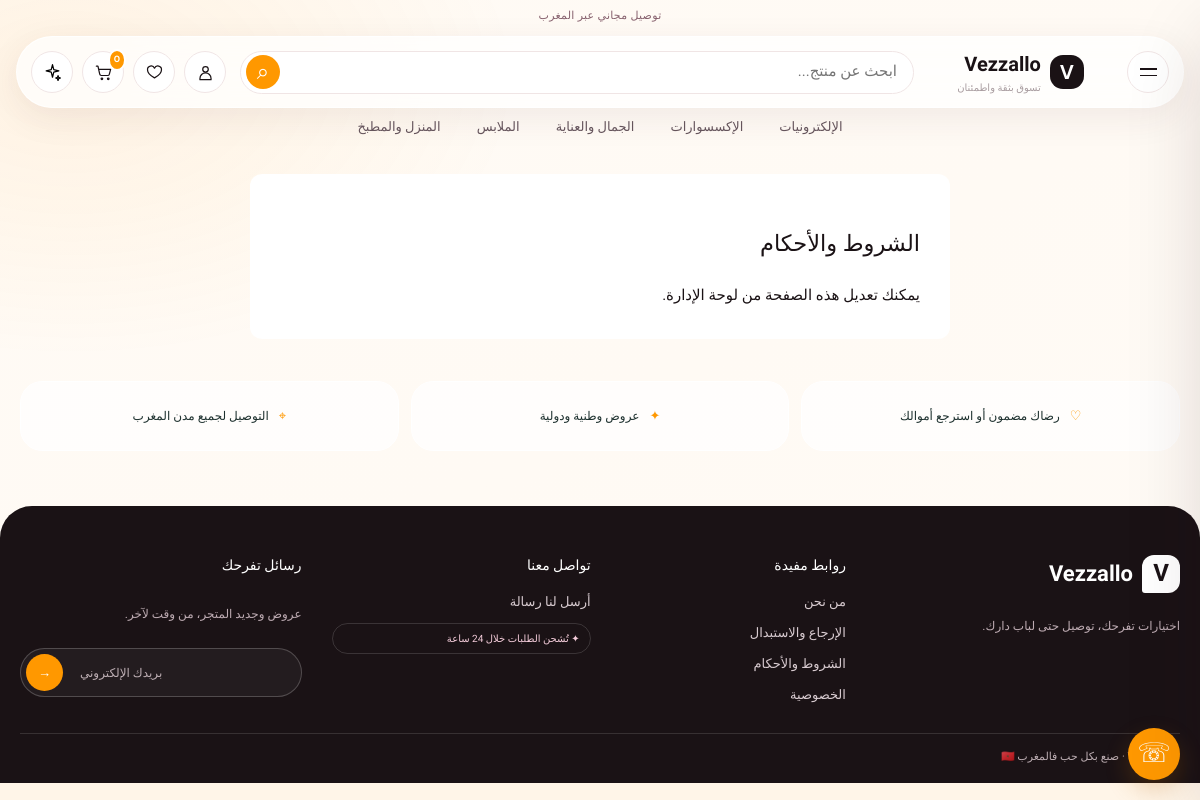
The app's page /p/terms with its own data.
### app.py (models this page shows)
class StoreSetting(db.Model):
    key = db.Column(db.String(100), primary_key=True)
    value = db.Column(db.Text, default="")

class Category(db.Model):
    id = db.Column(db.Integer, primary_key=True)
    name = db.Column(db.String(80), unique=True, nullable=False)
    slug = db.Column(db.String(100), unique=True, nullable=False, default="")
    name_ar = db.Column(db.String(120), nullable=False)
    name_fr = db.Column(db.String(120), default="")
    icon = db.Column(db.String(24), default="✦")
    image_url = db.Column(db.String(500), default="/static/placeholder.png")
    sort_order = db.Column(db.Integer, default=0)
    products = db.relationship("Product", backref="category", lazy=True)

class StorePage(db.Model):
    slug = db.Column(db.String(80), primary_key=True)
    title = db.Column(db.String(180), nullable=False)
    body = db.Column(db.Text, default="")

### app.py (the view)
@app.get("/p/<slug>")
def page(slug):
    page_data = db.session.get(StorePage, slug)
    if not page_data:
        abort(404)
    return render_template("page.html", page_data=page_data)

### app.py (called while the page is built, shortened)
def setting(key, default=""):
    item = db.session.get(StoreSetting, key)
    return item.value if item else default

def theme_color(key, default):
    value = setting(key, default)
    return value if re.fullmatch(r"#[0-9a-fA-F]{6}", value) else default

def get_cart_items():
    data = session.get("cart", {})
    try:
        ids = [int(key) for key in data]
    except (TypeError, ValueError):
        ids = []
    products = Product.query.filter(Product.id.in_(ids), Product.is_active.is_(True)).all() if ids else []
    lookup = {product.id: product for product in products}
    items = []
    return items

def translate(key):
    arabic, french = TRANSLATIONS.get(key, (key, key))
    return french if session.get("language") == "fr" else arabic

@app.before_request
def save_utm():
    for key in ("utm_source", "utm_medium", "utm_campaign", "utm_term", "utm_content"):
        if request.args.get(key):
            session.setdefault("utm", {})[key] = request.args[key]

### templates/page.html
{% extends "base.html" %}{% block title %}{{ page_data.title }} — {{ store_name }}{% endblock %}{% block content %}<article class="container content-page"><h1>{{ page_data.title }}</h1><div>{{ page_data.body|e|replace('\n','<br>')|safe }}</div></article>{% endblock %}

### templates/base.html (shortened to what this page needs)
<!doctype html>
<html lang="{{ 'ar' if request.endpoint and request.endpoint.startswith('admin') else language }}" dir="{{ 'rtl' if language == 'ar' or (request.endpoint and request.endpoint.startswith('admin')) else 'ltr' }}">
<head>
  <link rel="stylesheet" href="{{ url_for('static', filename='style.css') }}">
  <link rel="stylesheet" href="{{ url_for('static', filename='marketplace.css') }}">
  <link rel="stylesheet" href="{{ url_for('static', filename='premium.css') }}">
</head>
<body style="--store-primary: {{ theme_primary }}; --teal: {{ theme_primary }}; --teal-dark: color-mix(in srgb, {{ theme_primary }} 84%, black); --premium-accent: {{ theme_accent }}; --premium-paper: {{ theme_background }}; --premium-accent-soft: color-mix(in srgb, {{ theme_accent }} 14%, white)">
  <div class="announcement">{{ store_setting('announcement_fr', 'Livraison gratuite partout au Maroc') if language == 'fr' else store_setting('announcement', 'توصيل مجاني إلى جميع أنحاء المغرب') }}</div>
  <header class="premium-header">
    <div class="premium-header-inner">
      <button class="mobile-menu-toggle" id="menu-toggle" type="button" aria-label="{{ 'Ouvrir le menu' if language == 'fr' else 'فتح القائمة' }}" aria-expanded="false" aria-controls="nav-bar">
        <span></span><span></span>
      </button>
      <a class="brand premium-brand" href="{{ url_for('index') }}">
        {% if store_setting('logo_url') %}<img class="brand-logo" src="{{ store_setting('logo_url') }}" alt="{{ store_name }}">{% else %}<span class="brand-mark">V</span>{% endif %}
        <span>{{ store_name }}<small>{{ 'Achetez en toute confiance' if language == 'fr' else 'تسوق بثقة واطمئنان' }}</small></span>
      </a>
      <form class="header-search" action="{{ url_for('index') }}" data-search-form>
        <input id="header-search-input" name="q" type="search" autocomplete="off" placeholder="{{ 'Rechercher un produit...' if language == 'fr' else 'ابحث عن منتج...' }}" value="{{ search|default('') }}">
        <button type="submit" aria-label="{{ t('search') }}">⌕</button>
      </form>
      <div class="header-actions premium-actions">
        <a class="icon-button header-account-link" href="{{ url_for('account') if current_user.is_authenticated else url_for('account_login') }}" aria-label="{{ t('account') }}">
          <svg viewBox="0 0 24 24" aria-hidden="true"><circle cx="12" cy="8" r="3.5"/><path d="M5 21v-1.5a7 7 0 0 1 14 0V21Z"/></svg>
        </a>
        <a class="icon-button header-wishlist-link" href="{{ (url_for('account') ~ '#wishlist') if current_user.is_authenticated else url_for('account_login') }}" aria-label="{{ 'Favoris' if language == 'fr' else 'المفضلة' }}">
          <svg viewBox="0 0 24 24" aria-hidden="true"><path d="M20.8 8.8c0 5.2-8.8 10-8.8 10s-8.8-4.8-8.8-10A4.6 4.6 0 0 1 12 6.5a4.6 4.6 0 0 1 8.8 2.3Z"/></svg>
        </a>
        <a class="icon-button" href="{{ url_for('cart') }}" aria-label="{{ t('cart') }}">
          <svg viewBox="0 0 24 24" aria-hidden="true"><path d="M3 4h2l2.2 10.2a2 2 0 0 0 2 1.6h8.2a2 2 0 0 0 1.9-1.4L21 8H6"/><circle cx="10" cy="20" r="1"/><circle cx="18" cy="20" r="1"/></svg>
          <b class="cart-badge">{{ cart_count }}</b>
        </a>
        <button class="icon-button menu-trigger" id="search-toggle" type="button" aria-label="{{ t('search') }}">
          <svg viewBox="0 0 24 24" aria-hidden="true"><path d="m12 2 1.6 6.4L20 10l-6.4 1.6L12 18l-1.6-6.4L4 10l6.4-1.6L12 2Z"/><path d="m19 16 .8 2.2L22 19l-2.2.8L19 22l-.8-2.2L16 19l2.2-.8L19 16Z"/></svg>
        </button>
      </div>
    </div>
    <nav class="desktop-category-nav" aria-label="{{ 'Catégories' if language == 'fr' else 'التصنيفات' }}">
      {% for item in categories %}
      <a href="{{ url_for('index', category=item.slug) }}">{{ item.name_fr if language == 'fr' else {'beauty': 'الجمال والعناية', 'home': 'المنزل والمطبخ'}.get(item.slug, item.name_ar) }}</a>
      {% endfor %}
    </nav>
  </header>
  <main>{% block content %}{% endblock %}</main>
  {% if not request.endpoint or request.endpoint not in ['admin_dashboard', 'admin_settings', 'admin_coupons', 'admin_content', 'admin_customers', 'admin_messages', 'admin_login'] %}
  <section class="trust-row container premium-trust"><div><span>♡</span><b>{{ t('trust_refund') }}</b></div><div><span>✦</span><b>{{ t('trust_offers') }}</b></div><div><span>⌖</span><b>{{ t('trust_delivery') }}</b></div></section>
  {% endif %}
  <footer class="site-footer premium-footer">
    <div class="container footer-grid">
      <div class="footer-intro"><a class="brand footer-brand" href="{{ url_for('index') }}">{% if store_setting('logo_url') %}<img class="brand-logo" src="{{ store_setting('logo_url') }}" alt="{{ store_name }}">{% else %}<span class="brand-mark">V</span>{% endif %}<span>{{ store_name }}</span></a><p>{{ 'Des trouvailles choisies avec soin, livrées chez vous.' if language == 'fr' else 'اختيارات تفرحك، توصيل حتى لباب دارك.' }}</p></div>
      <div><b>{{ 'Liens utiles' if language == 'fr' else 'روابط مفيدة' }}</b><a href="{{ url_for('page', slug='about') }}">{{ 'À propos' if language == 'fr' else 'من نحن' }}</a><a href="{{ url_for('page', slug='returns') }}">{{ 'Retours' if language == 'fr' else 'الإرجاع والاستبدال' }}</a><a href="{{ url_for('page', slug='terms') }}">{{ 'Conditions' if language == 'fr' else 'الشروط والأحكام' }}</a><a href="{{ url_for('page', slug='privacy') }}">{{ 'Confidentialité' if language == 'fr' else 'الخصوصية' }}</a></div>
      <div><b>{{ 'Nous contacter' if language == 'fr' else 'تواصل معنا' }}</b><a href="{{ url_for('contact') }}">{{ 'Formulaire de contact' if language == 'fr' else 'أرسل لنا رسالة' }}</a><span class="dispatch-badge">✦ {{ 'Commandes expédiées sous 24h' if language == 'fr' else 'تُشحن الطلبات خلال 24 ساعة' }}</span></div>
      <div class="newsletter"><b>{{ 'La petite lettre' if language == 'fr' else 'رسائل تفرحك' }}</b><p>{{ 'Nouveautés et offres, de temps en temps.' if language == 'fr' else 'عروض وجديد المتجر، من وقت لآخر.' }}</p><form class="newsletter-form" data-email="{{ store_setting('email') }}" data-not-configured="{{ 'Inscription newsletter indisponible pour le moment.' if language == 'fr' else 'الاشتراك غير متاح حالياً، تواصل معنا عبر واتساب.' }}"><label class="sr-only" for="newsletter-email">{{ 'Votre e-mail' if language == 'fr' else 'بريدك الإلكتروني' }}</label><input id="newsletter-email" type="email" placeholder="{{ 'Votre e-mail' if language == 'fr' else 'بريدك الإلكتروني' }}" required><button type="submit" aria-label="{{ 'S’inscrire' if language == 'fr' else 'اشتراك' }}">→</button></form><small class="newsletter-status" aria-live="polite"></small></div>
    </div>
    <div class="container footer-bottom">© {{ store_name }} · {{ 'Fait avec soin au Maroc' if language == 'fr' else 'صنع بكل حب فالمغرب 🇲🇦' }}</div>
  </footer>
  <a class="whatsapp-float" href="https://wa.me/{{ whatsapp|replace('+','')|replace(' ','') }}" target="_blank" rel="noopener" aria-label="{{ 'WhatsApp' if language == 'fr' else 'تواصل عبر واتساب' }}">☏</a>
</body></html>

### static/style.css (style rules this page uses)
:root { --teal:#087c70;--teal-dark:#064d47;--ink:#1d302e;--muted:#70817e;--line:#e2eae7;--paper:#f5f8f7;--white:#fff;--green:#15834d;font-family:Arial,"Tajawal",sans-serif;color:var(--ink);background:var(--paper);font-synthesis:none }
* { box-sizing:border-box }
body { margin:0;min-width:320px;background:var(--paper);font-size:15px }
a { color:inherit;text-decoration:none }
button,input,select,textarea { font:inherit }
button,a { -webkit-tap-highlight-color:transparent }
.container { width:min(1200px,calc(100% - 36px));margin-inline:auto }
.announcement { min-height:30px;background:var(--teal-dark);color:#fff;text-align:center;padding:7px 12px;font-size:12px }
.brand { display:flex;align-items:center;gap:9px;font-size:22px;font-weight:800;white-space:nowrap }
.brand-mark { height:38px;width:38px;display:grid;place-items:center;border-radius:12px 12px 12px 3px;background:#fff;color:var(--teal);font-size:24px }
.brand small { display:block;font-size:9px;opacity:.75 }
.header-actions { display:flex;align-items:center;gap:18px;font-size:20px }
.header-actions a { position:relative }
.cart-badge { position:absolute;top:-10px;right:-10px;background:#efb647;color:#173c36;border-radius:50%;font-size:11px;min-width:18px;text-align:center;padding:2px }
.mobile-menu-toggle { display:none;background:none;color:white;border:0;font-size:22px }
.trust-row { display:grid;grid-template-columns:repeat(3,1fr);gap:12px;margin-top:36px;margin-bottom:30px }
.trust-row>div { background:white;border-radius:8px;padding:17px;display:flex;gap:10px;align-items:center;color:var(--teal);font-size:18px }
.trust-row b { color:var(--ink);font-size:13px }
.site-footer { background:#103b36;color:#e6f1ee;padding:34px 0 15px;margin-top:32px }
.footer-grid { display:grid;grid-template-columns:2fr 1fr 1fr 1fr;gap:25px }
.footer-grid>div { display:grid;align-content:start;gap:10px;font-size:13px }
.footer-grid p { color:#b5cbc5 }
.footer-brand { color:white }
.footer-bottom { border-top:1px solid #ffffff26;margin-top:25px;padding-top:14px;font-size:11px;color:#a9c0ba }
.whatsapp-float { position:fixed;z-index:12;bottom:20px;right:20px;width:52px;height:52px;display:grid;place-items:center;border-radius:50%;background:#1ebc63;color:white;font-size:27px;box-shadow:0 5px 18px #0003 }
.success-page,.account-card,.content-page { max-width:700px;margin:35px auto;background:white;padding:30px;border-radius:12px }
.content-page { line-height:1.8 }

### records on screen
StoreSetting: value "توصيل مجاني عبر المغرب"
StoreSetting: value "Vezzallo"
Category: slug+name_ar "الإلكترونيات"
Category: slug+name_ar "الإكسسوارات"
Category: slug+name_ar "الجمال والعناية"
Category: slug+name_ar "الملابس"
Category: slug+name_ar "المنزل والمطبخ"
StorePage: title "الشروط والأحكام", body "يمكنك تعديل هذه الصفحة من لوحة الإدارة."

### other values on screen
{{ cart_count }} "0"
{{ t('trust_refund') }} "رضاك مضمون أو استرجع أموالك"
{{ t('trust_offers') }} "عروض وطنية ودولية"
{{ t('trust_delivery') }} "التوصيل لجميع مدن المغرب"
{{ 'Liens utiles' if language == 'fr' else 'روابط مفيدة' }} "روابط مفيدة"
{{ 'À propos' if language == 'fr' else 'من نحن' }} "من نحن"
{{ 'Retours' if language == 'fr' else 'الإرجاع والاستبدال' }} "الإرجاع والاستبدال"
{{ 'Confidentialité' if language == 'fr' else 'الخصوصية' }} "الخصوصية"
{{ 'Nous contacter' if language == 'fr' else 'تواصل معنا' }} "تواصل معنا"
{{ 'Formulaire de contact' if language == 'fr' else 'أرسل لنا رسالة' }} "أرسل لنا رسالة"
{{ 'La petite lettre' if language == 'fr' else 'رسائل تفرحك' }} "رسائل تفرحك"
